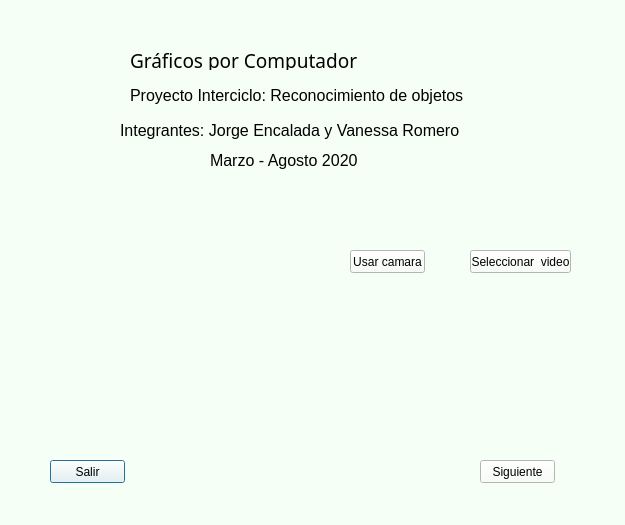
<?xml version="1.0" encoding="UTF-8"?>
<ui version="4.0">
 <class>dialogPrincipal</class>
 <widget class="QDialog" name="dialogPrincipal">
  <property name="geometry">
   <rect>
    <x>0</x>
    <y>0</y>
    <width>625</width>
    <height>525</height>
   </rect>
  </property>
  <property name="windowTitle">
   <string>Reconocimiento de Objetos</string>
  </property>
  <property name="styleSheet">
   <string notr="true">background-color: rgb(246, 255, 246);</string>
  </property>
  <widget class="QLabel" name="label">
   <property name="geometry">
    <rect>
     <x>130</x>
     <y>20</y>
     <width>351</width>
     <height>81</height>
    </rect>
   </property>
   <property name="font">
    <font>
     <family>Ravie</family>
     <pointsize>14</pointsize>
    </font>
   </property>
   <property name="text">
    <string>Gráficos por Computador</string>
   </property>
  </widget>
  <widget class="QLabel" name="label_2">
   <property name="geometry">
    <rect>
     <x>130</x>
     <y>70</y>
     <width>351</width>
     <height>51</height>
    </rect>
   </property>
   <property name="font">
    <font>
     <pointsize>12</pointsize>
    </font>
   </property>
   <property name="text">
    <string>Proyecto Interciclo: Reconocimiento de objetos </string>
   </property>
  </widget>
  <widget class="QLabel" name="label_3">
   <property name="geometry">
    <rect>
     <x>210</x>
     <y>150</y>
     <width>151</width>
     <height>20</height>
    </rect>
   </property>
   <property name="font">
    <font>
     <pointsize>12</pointsize>
    </font>
   </property>
   <property name="text">
    <string>Marzo - Agosto 2020 </string>
   </property>
  </widget>
  <widget class="QLabel" name="label_4">
   <property name="geometry">
    <rect>
     <x>120</x>
     <y>120</y>
     <width>341</width>
     <height>20</height>
    </rect>
   </property>
   <property name="font">
    <font>
     <pointsize>12</pointsize>
    </font>
   </property>
   <property name="text">
    <string>Integrantes: Jorge Encalada y Vanessa Romero</string>
   </property>
  </widget>
  <widget class="QPushButton" name="btnSalir">
   <property name="geometry">
    <rect>
     <x>50</x>
     <y>460</y>
     <width>75</width>
     <height>23</height>
    </rect>
   </property>
   <property name="text">
    <string>Salir</string>
   </property>
  </widget>
  <widget class="QPushButton" name="btnSiguiente">
   <property name="geometry">
    <rect>
     <x>480</x>
     <y>460</y>
     <width>75</width>
     <height>23</height>
    </rect>
   </property>
   <property name="text">
    <string>Siguiente</string>
   </property>
  </widget>
  <widget class="QPushButton" name="btnVideo">
   <property name="geometry">
    <rect>
     <x>470</x>
     <y>250</y>
     <width>101</width>
     <height>23</height>
    </rect>
   </property>
   <property name="text">
    <string>Seleccionar  video</string>
   </property>
  </widget>
  <widget class="QLabel" name="lblRuta">
   <property name="geometry">
    <rect>
     <x>350</x>
     <y>290</y>
     <width>171</width>
     <height>16</height>
    </rect>
   </property>
   <property name="text">
    <string/>
   </property>
  </widget>
  <widget class="QLabel" name="lblWebCam">
   <property name="geometry">
    <rect>
     <x>70</x>
     <y>220</y>
     <width>241</width>
     <height>161</height>
    </rect>
   </property>
   <property name="styleSheet">
    <string notr="true">border-image: url(:/WebCam/webcam.png);</string>
   </property>
   <property name="text">
    <string/>
   </property>
  </widget>
  <widget class="QLabel" name="lblVideo">
   <property name="geometry">
    <rect>
     <x>70</x>
     <y>220</y>
     <width>241</width>
     <height>161</height>
    </rect>
   </property>
   <property name="styleSheet">
    <string notr="true">border-image: url(:/Video/video.png);</string>
   </property>
   <property name="text">
    <string/>
   </property>
  </widget>
  <widget class="QPushButton" name="btnCamara">
   <property name="geometry">
    <rect>
     <x>350</x>
     <y>250</y>
     <width>75</width>
     <height>23</height>
    </rect>
   </property>
   <property name="text">
    <string>Usar camara</string>
   </property>
  </widget>
 </widget>
 <resources>
  <include location="../img/Seleccion.qrc"/>
  <include location="../img/ICON.qrc"/>
 </resources>
 <connections/>
</ui>
